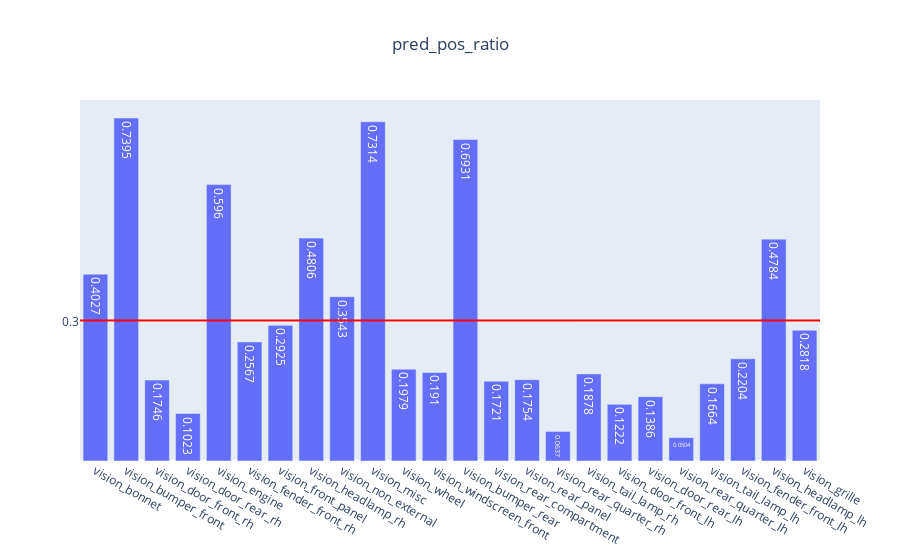

The notebook cell saved with this chart:
### Code cell
genVisMulitlabel(partEvalMetrics, "pred_pos_ratio")

### Figure 1 — Plotly figure (JSON) as saved in the notebook; plotly's stock layout.template omitted (floating-point values rounded to 4 significant figures)
{"data": [{"text": [0.4027, 0.7395, 0.1746, 0.1023, 0.596, 0.2567, 0.2925, 0.4806, 0.3543, 0.7314, 0.1979, 0.191, 0.6931, 0.1721, 0.1754, 0.0637, 0.1878, 0.1222, 0.1386, 0.0504, 0.1664, 0.2204, 0.4784, 0.2818], "type": "bar", "x": ["vision_bonnet", "vision_bumper_front", "vision_door_front_rh", "vision_door_rear_rh", "vision_engine", "vision_fender_front_rh", "vision_front_panel", "vision_headlamp_rh", "vision_non_external", "vision_misc", "vision_wheel", "vision_windscreen_front", "vision_bumper_rear", "vision_rear_compartment", "vision_rear_panel", "vision_rear_quarter_rh", "vision_tail_lamp_rh", "vision_door_front_lh", "vision_door_rear_lh", "vision_rear_quarter_lh", "vision_tail_lamp_lh", "vision_fender_front_lh", "vision_headlamp_lh", "vision_grille"], "y": [0.4027, 0.7395, 0.1746, 0.1023, 0.596, 0.2567, 0.2925, 0.4806, 0.3543, 0.7314, 0.1979, 0.191, 0.6931, 0.1721, 0.1754, 0.0637, 0.1878, 0.1222, 0.1386, 0.0504, 0.1664, 0.2204, 0.4784, 0.2818]}], "layout": {"shapes": [{"line": {"color": "red", "width": 2}, "type": "line", "x0": 0, "x1": 1, "xref": "x domain", "y0": 0.3029, "y1": 0.3029, "yref": "y"}], "title": {"text": "pred_pos_ratio", "x": 0.5}, "yaxis": {"tickmode": "array", "tickvals": ["0.30", 0.3, 0.8]}}}
